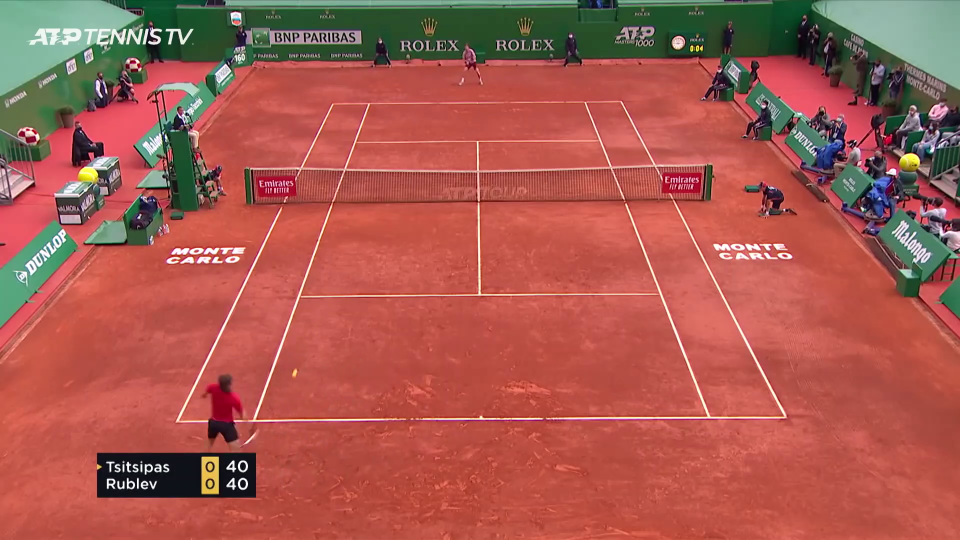
#> input picture frame 16 of vid2.mp4, 1920 x 1080 px, given in place of video_cut.mp4, which was not available (shown at 1/2 size)
$ python lucas.py
#> lines starting #> are read from the running program, lines starting #| are printed output that depends on the picture; after the words box and inside, x2 and y2 are one past the last pixel; in counts of white or black regions, pixels touching at a corner belong together; pictures that were not available may be replaced by others from this repository, and a replacement may not be noted
import numpy as np
import cv2


def get_rois(frame, cal, backSub):

    fgMask = frame

    fgMask = cv2.blur(fgMask, (8, 8))

    fgMask = cv2.bitwise_and(fgMask, fgMask, mask = cal)
    fgMask = backSub.apply(fgMask)  # real

    fgMask = cv2.erode(fgMask, np.ones((2, 1), np.uint8), iterations=3)
    fgMask = cv2.dilate(fgMask, np.ones((7, 7), np.uint8), iterations=2)

    fgMask = cv2.dilate(fgMask, np.ones((10, 10), np.uint8), iterations=2)
    ret, fgMask = cv2.threshold(fgMask, 150, 200, cv2.THRESH_BINARY)

    contours, _ = cv2.findContours(fgMask, cv2.RETR_EXTERNAL, cv2.CHAIN_APPROX_SIMPLE)

    height, width = fgMask.shape
    min_x, min_y = width, height
    max_x = max_y = 0

    rois = []
    for contour in contours:
        (x,y,w,h) = cv2.boundingRect(contour)
        min_x, max_x = min(x, min_x), max(x+w, max_x)
        min_y, max_y = min(y, min_y), max(y+h, max_y)
        #if w > 45 and h > 45 or 25 < w < 35 and 25 < h < 35:
        #cv2.rectangle(frame, (x,y), (x+w,y+h), (255, 0, 0), 2)
        rois.append(cv2.boundingRect(contour))

    return rois, fgMask


# Sparse Optical Flow: This method processes the flow vectors of only a few of the most interesting pixels from the entire image, within a frame.

# Dense Optical Flow: Here, the flow vectors of all pixels in the entire frame are processed which makes this technique a little slower

cap = cv2.VideoCapture('video_cut.mp4')

# params for ShiTomasi corner detection
feature_params = dict( maxCorners = 100,
                       qualityLevel = 0.3,
                       minDistance = 7,
                       blockSize = 7 )

# Parameters for lucas kanade optical flow
lk_params = dict( winSize  = (15,15),
                  maxLevel = 2,
                  criteria = (cv2.TERM_CRITERIA_EPS | cv2.TERM_CRITERIA_COUNT, 10, 0.03))

# Create some random colors
color = np.random.randint(0,255,(100,3))

# Take first frame and find corners in it
ret, old_frame = cap.read()
#> old_frame is the input picture: shape (1080, 1920, 3); mean B, G, R 79.5, 89.7, 167.3
old_gray = cv2.cvtColor(old_frame, cv2.COLOR_BGR2GRAY)
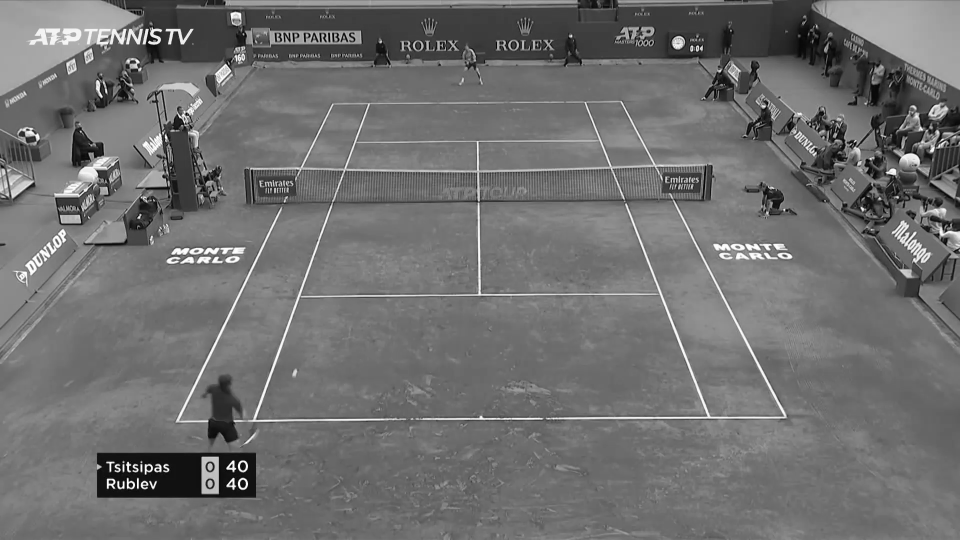
#> old_gray: shape (1080, 1920) (shown at 1/2 size); min 0, max 255, mean 111.7

####################
backSub = cv2.createBackgroundSubtractorKNN()

cal = cv2.imread('video_cut_mask_bin.jpg', cv2.IMREAD_GRAYSCALE)
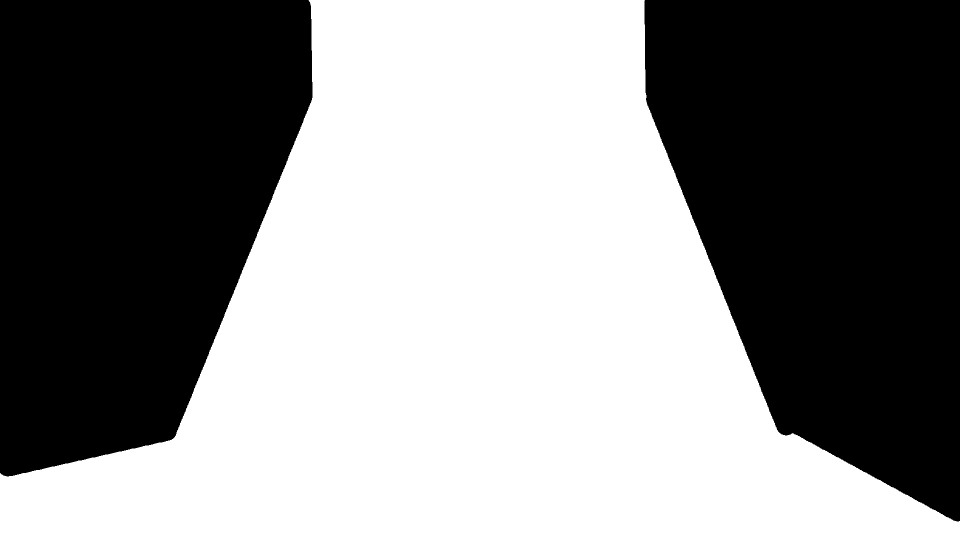
#> input picture video_cut_mask_bin.jpg, 1920 x 1080 px, found by its file name (shown at 1/2 size)
#> cal is the input picture: shape (1080, 1920); min 0, max 255, mean 137.6
cal[:90][:] = 0
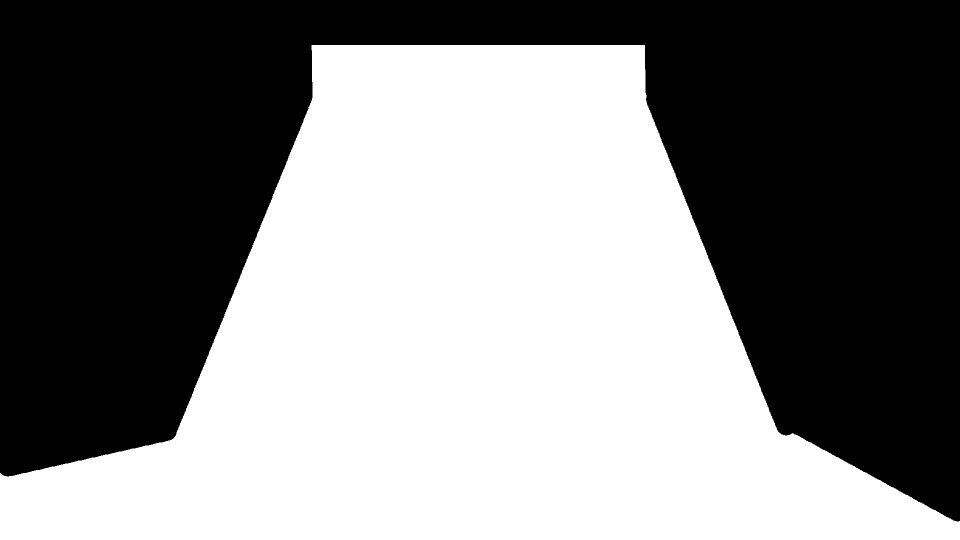
#> cal: shape (1080, 1920) (shown at 1/2 size); 2.9% of pixels changed, all inside (x1, y1, x2, y2) = (616, 0, 1296, 90)

_, old_gray =get_rois(old_frame, cal, backSub)
#> in get_rois, `fgMask = cv2.blur(fgMask, (8, 8))`:
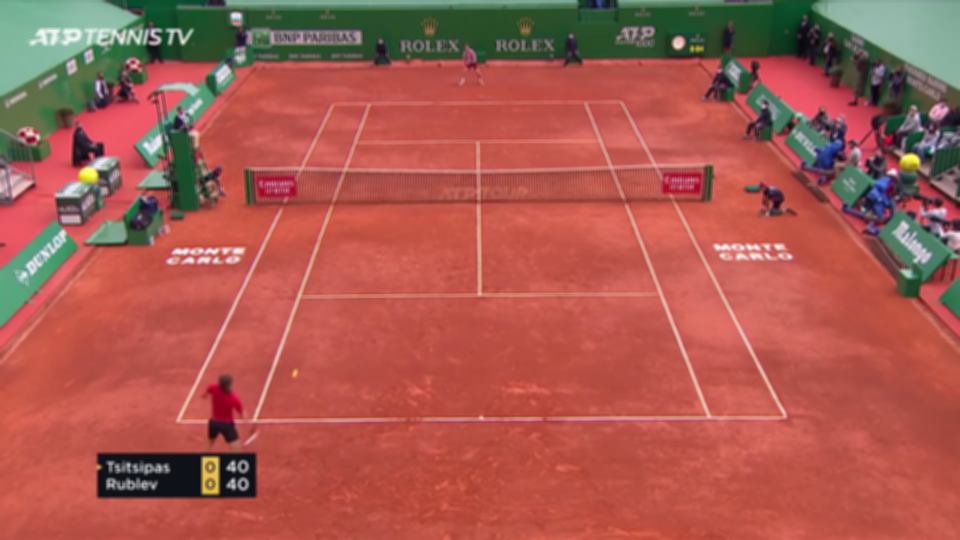
#> fgMask: shape (1080, 1920, 3) (shown at 1/2 size); mean B, G, R 79.6, 89.8, 167.3
#> in get_rois, `fgMask = cv2.bitwise_and(fgMask, fgMask, mask = cal)`:
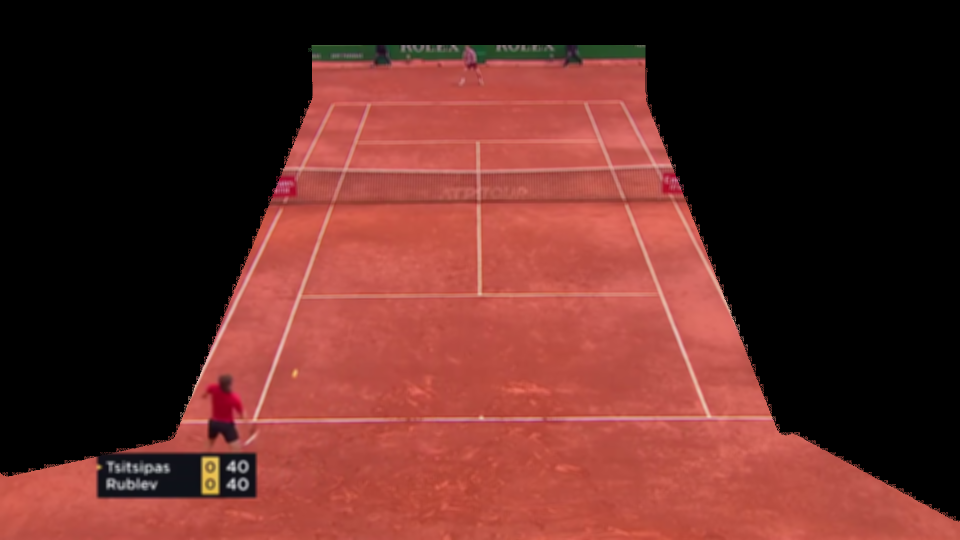
#> fgMask: shape (1080, 1920, 3) (shown at 1/2 size); mean B, G, R 38.3, 43.3, 95.2
#> in get_rois, `fgMask = backSub.apply(fgMask)`: fgMask: shape (1080, 1920); every value is 255
#> in get_rois, `ret, fgMask = cv2.threshold(fgMask, 150, 200, cv2.THRESH_BINARY)`: fgMask: shape (1080, 1920); every value is 200
#> in get_rois, `contours, _ = cv2.findContours(fgMask, cv2.RETR_EXTERNAL, cv2.CHAIN_AP..`: contours = [[[0, 0], [0, 1079], [1919, 1079], [1919, 0]]]
#> the loop in get_rois, `for contour in contours:` made 1 pass
#> (contour, x, y, w, h, min_x, max_x, min_y) on pass 1: ([[0, 0], [0, 1079], [1919, 1079], [1919, 0]], 0, 0, 1920, 1080, 0, 1920, 0)
#> after the loop in get_rois, `for contour in contours:`: rois = [(0, 0, 1920, 1080)]
#######################
p0 = cv2.goodFeaturesToTrack(old_gray, mask = None, **feature_params)
#> p0 = None

# Create a mask image for drawing purposes
mask = np.zeros_like(old_frame)

while(1):
    ret,frame = cap.read()
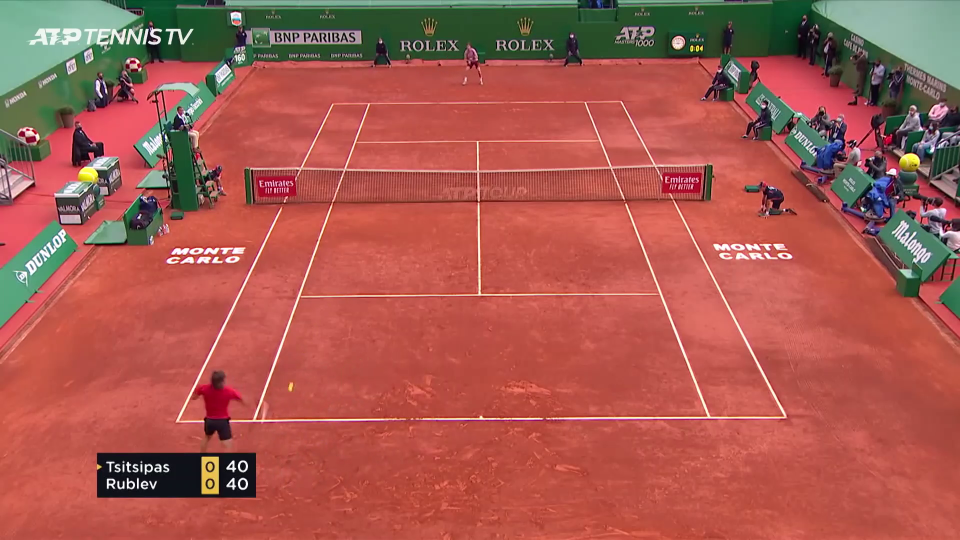
#> input picture frame 17 of vid2.mp4, 1920 x 1080 px, given in place of video_cut.mp4, which was not available (shown at 1/2 size)
#> frame is the input picture: shape (1080, 1920, 3); mean B, G, R 79.5, 89.7, 167.3
    #frame_gray = cv2.cvtColor(frame, cv2.COLOR_BGR2GRAY)

    _, frame_gray = get_rois(old_frame, cal, backSub)
#> the loop in get_rois (call 2), `for contour in contours:` made 1 pass

    # calculate optical flow
#> (the run stopped early here; a loop or call above may not have finished)

$ run again, starting later in the video
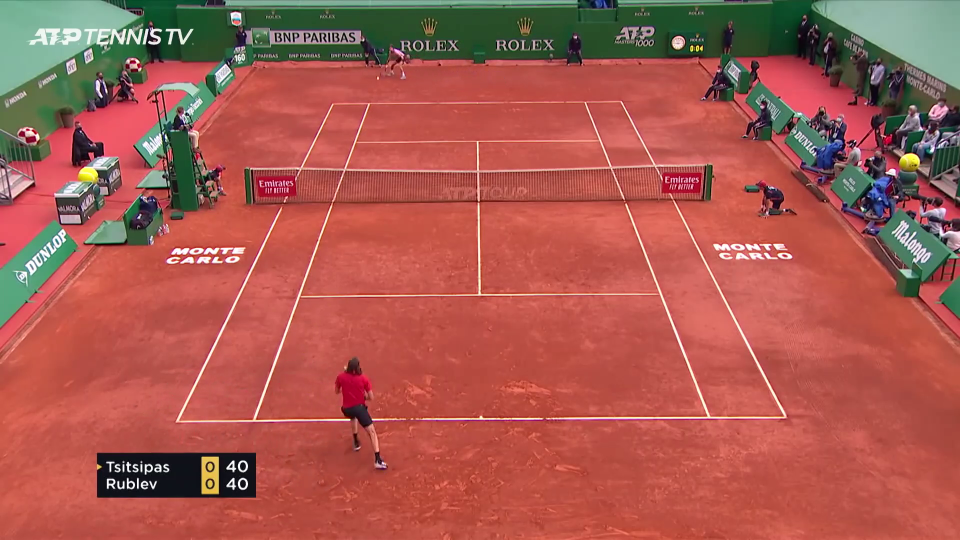
#> input picture frame 75 of vid2.mp4, 1920 x 1080 px, given in place of video_cut.mp4, which was not available (shown at 1/2 size)
#> old_frame is the input picture: shape (1080, 1920, 3); mean B, G, R 79.6, 89.8, 167.4
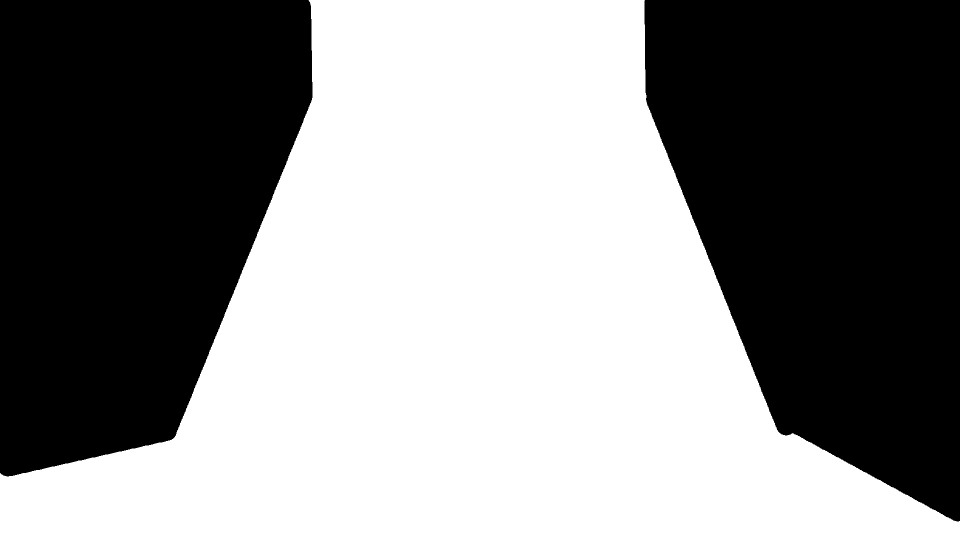
#> input picture video_cut_mask_bin.jpg, 1920 x 1080 px, found by its file name (shown at 1/2 size)
#> cal is the input picture: shape (1080, 1920); min 0, max 255, mean 137.6
#> cal: shape (1080, 1920); 2.9% of pixels changed, all inside (x1, y1, x2, y2) = (616, 0, 1296, 90)
#> contours = [[[0, 0], [0, 1079], [1919, 1079], [1919, 0]]]
#> the loop in get_rois, `for contour in contours:` made 1 pass
#> (contour, x, y, w, h, min_x, max_x, min_y) on pass 1: ([[0, 0], [0, 1079], [1919, 1079], [1919, 0]], 0, 0, 1920, 1080, 0, 1920, 0)
#> after the loop in get_rois, `for contour in contours:`: rois = [(0, 0, 1920, 1080)]
#> p0 = None
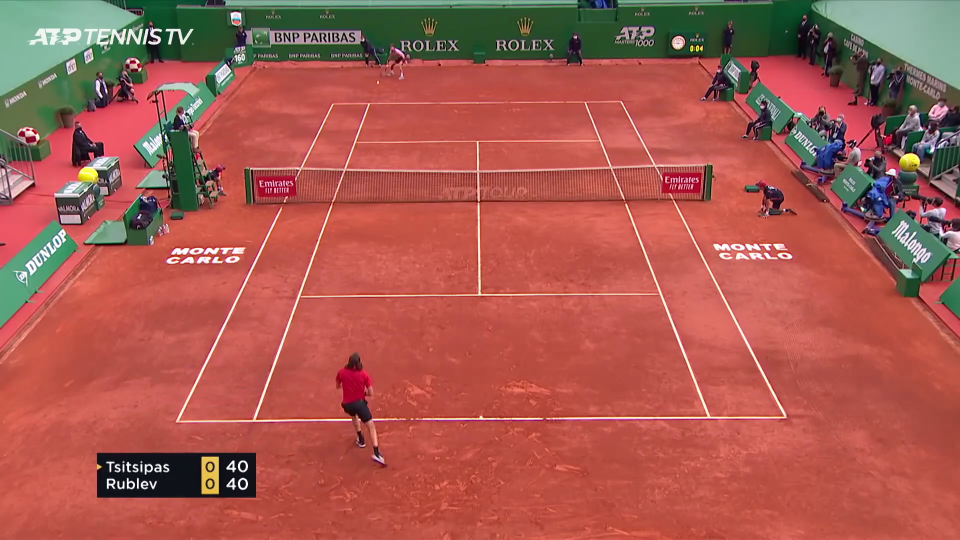
#> input picture frame 76 of vid2.mp4, 1920 x 1080 px, given in place of video_cut.mp4, which was not available (shown at 1/2 size)
#> frame is the input picture: shape (1080, 1920, 3); mean B, G, R 79.6, 89.8, 167.4
#> the loop in get_rois (call 2), `for contour in contours:` made 1 pass

$ run again, starting later in the video
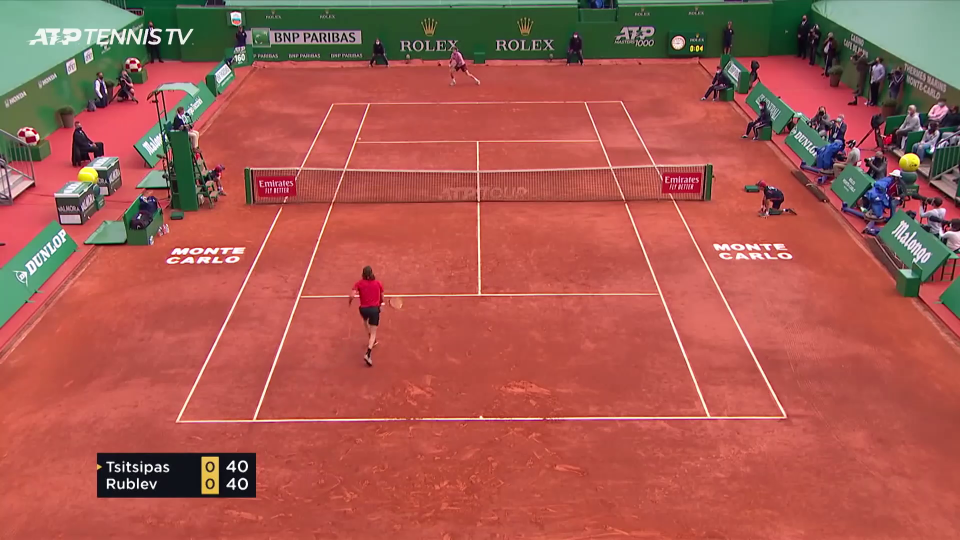
#> input picture frame 134 of vid2.mp4, 1920 x 1080 px, given in place of video_cut.mp4, which was not available (shown at 1/2 size)
#> old_frame is the input picture: shape (1080, 1920, 3); mean B, G, R 79.6, 89.8, 167.6
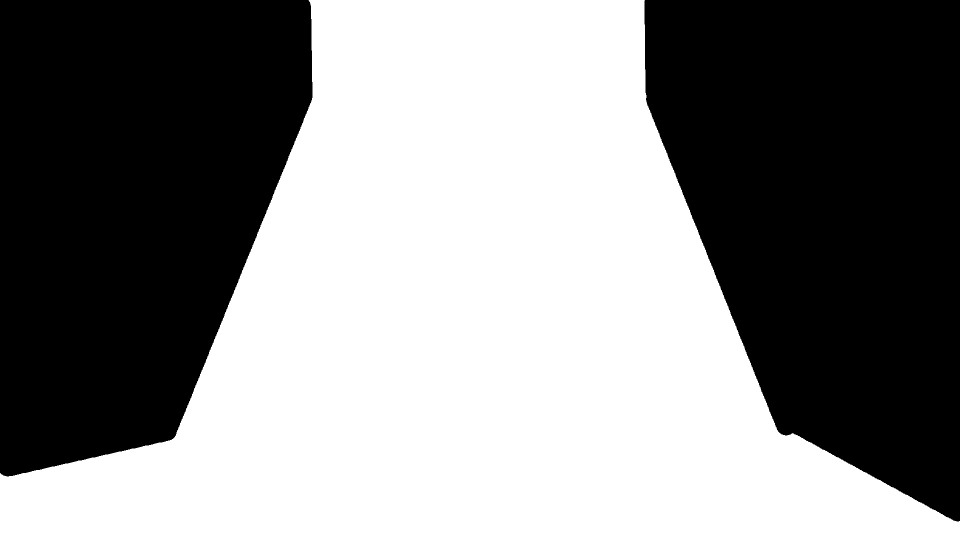
#> input picture video_cut_mask_bin.jpg, 1920 x 1080 px, found by its file name (shown at 1/2 size)
#> cal is the input picture: shape (1080, 1920); min 0, max 255, mean 137.6
#> cal: shape (1080, 1920); 2.9% of pixels changed, all inside (x1, y1, x2, y2) = (616, 0, 1296, 90)
#> contours = [[[0, 0], [0, 1079], [1919, 1079], [1919, 0]]]
#> the loop in get_rois, `for contour in contours:` made 1 pass
#> (contour, x, y, w, h, min_x, max_x, min_y) on pass 1: ([[0, 0], [0, 1079], [1919, 1079], [1919, 0]], 0, 0, 1920, 1080, 0, 1920, 0)
#> after the loop in get_rois, `for contour in contours:`: rois = [(0, 0, 1920, 1080)]
#> p0 = None
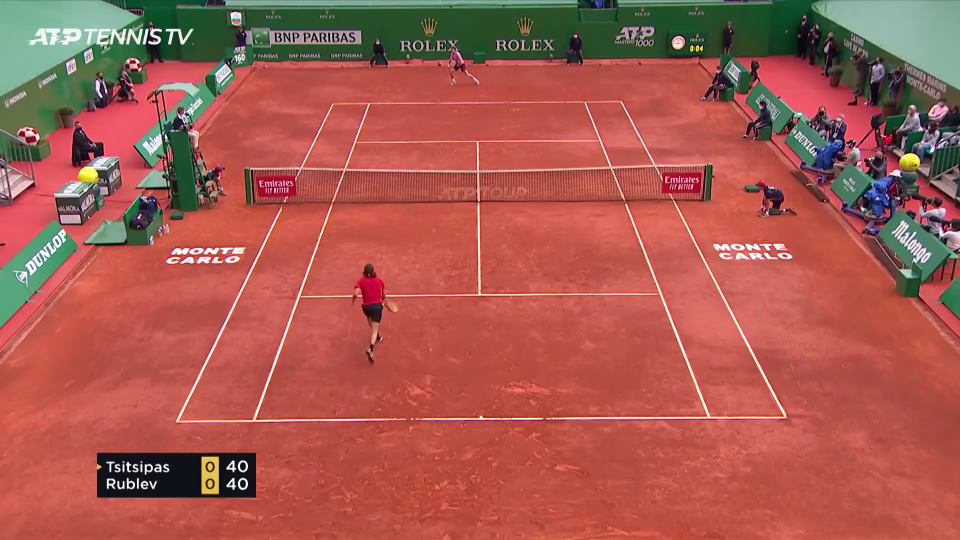
#> input picture frame 135 of vid2.mp4, 1920 x 1080 px, given in place of video_cut.mp4, which was not available (shown at 1/2 size)
#> frame is the input picture: shape (1080, 1920, 3); mean B, G, R 79.6, 89.8, 167.6
#> the loop in get_rois (call 2), `for contour in contours:` made 1 pass
